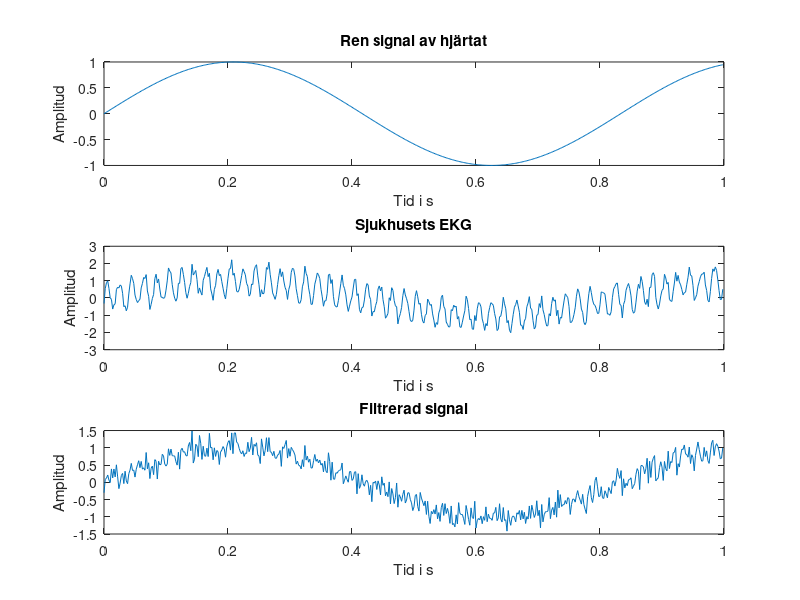
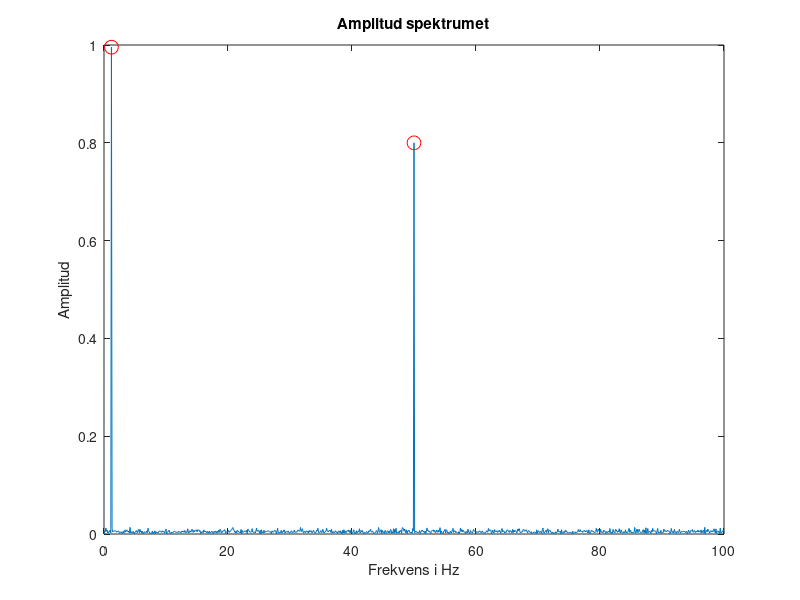
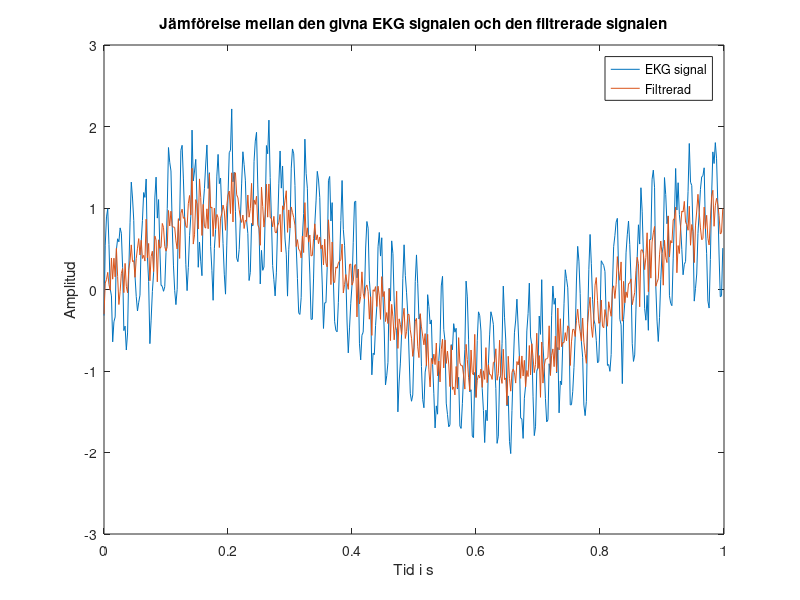

Recreate these plots in MATLAB, in order.
close all; clear; clc

% Parametrar
fs = 500;
T = 10;
N = fs * T;
dt = 1/fs;
df = fs/N; % frequency resolution

%index och tid vektorer
n = 0:N-1;
t = n * dt;

% signaler
A = 1.0; 
B = 0.8;
fh = 1.2; % ger hjärtslag på 72 BPM
fi = 50; %från sjukhuset

% vågorna
hjarta = A * sin(2*pi*fh*t);
brus = 0.2 * randn(1,N); % elektroniskt fuzz
storning = B * sin(2*pi*fi*t);

ekgsignal = hjarta + brus + storning;

% FFT
X = fft(ekgsignal);

amp = 2*abs(X)/N;
amp(1) = abs(X(1)) / N; % DC för just index 1 ska ej dubbleras
f = n * df;

%leta hjärtats peak
[~, idx] = max(amp(6:31));
idx_hjarta = idx + 5;
hjarta_freq = (idx_hjarta - 1) * df;

% leta ströningspeak
[~, idx1] = max(amp(401:601));
idx1_storning = idx1 + 400;
storning_freq = (idx1_storning - 1) * df;
BPM = hjarta_freq * 60;

% filtrering
X_filtrerad = X;
X_filtrerad(491:511) = 0; % tar bort störningen
X_filtrerad(4491:4511) = 0; % ta bort spegling

% invers
filtrerad = real(ifft(X_filtrerad));

fprintf('Hjärtfrekvens: %.1f Hz\n', hjarta_freq);
fprintf('Störningsfrekvens: %.1f Hz\n', storning_freq);
fprintf('Slag per minut: %.1f BPM\n', BPM);
fprintf('Frekvens uppslösning: %.1f Hz\n', df);

figure(1)
subplot(3,1,1)
plot(t(1:500), hjarta(1:500));
title("Ren signal av hjärtat");
xlabel("Tid i s");
ylabel("Amplitud")

subplot(3,1,2)
plot(t(1:500), ekgsignal(1:500));
title("Sjukhusets EKG");
xlabel("Tid i s");
ylabel("Amplitud")

subplot(3,1,3)
plot(t(1:500), filtrerad(1:500));
title("Filtrerad signal")
xlabel("Tid i s");
ylabel("Amplitud");

figure(2)
plot(f(1:N/2+1), amp(1:N/2+1));
xlim([0 100])
title("Amplitud spektrumet")
xlabel("Frekvens i Hz")
ylabel("Amplitud")
hold on;        
plot(hjarta_freq, amp(idx_hjarta), "ro", "MarkerSize", 10);                                                          
plot(storning_freq, amp(idx1_storning), "ro", "MarkerSize", 10);

figure(3)
plot(t(1:500), ekgsignal(1:500));
hold on;
plot(t(1:500), filtrerad(1:500));
legend("EKG signal", "Filtrerad")
title("Jämförelse mellan den givna EKG signalen och den filtrerade signalen")
xlabel("Tid i s")
ylabel("Amplitud")

saveas(figure(1), fullfile('~/Desktop', 'figur1.png'));                                                              
saveas(figure(2), fullfile('~/Desktop', 'figur2.png'));                                                              
saveas(figure(3), fullfile('~/Desktop', 'figur3.png'));      
